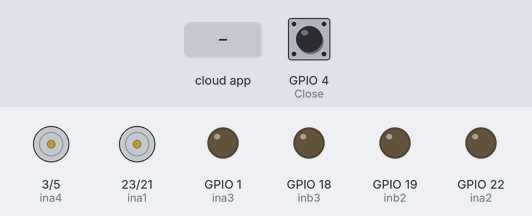
The sketch below on a simulated ESP32. Shown: motor-driver pin pairs drawn as motors (green arrow = first pin HIGH = forward, orange = second pin HIGH = backward, longer = more drive), output pins drawn as LEDs (lit = HIGH). The test bench sets the inputs (shaded band); at power-on: GPIO 4 (Close) HIGH. WiFi joins after 1.5 s; servers stay silent unless stated; the Firebase database answers and starts empty; what the sketch prints to the serial monitor is not drawn.

Above: at 2.7 s.
2.8 s: the phone or cloud app sets activate to 1
At 5.1 s:
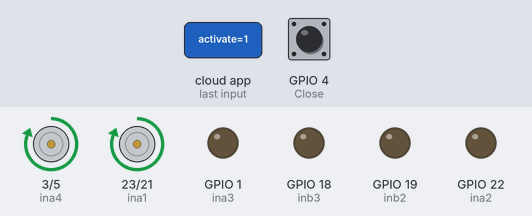
At 7.8 s:
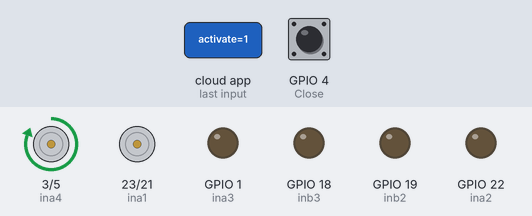
Timing chart, 0 to 18.1 s (numbered marks = the images above; inputs shaded):
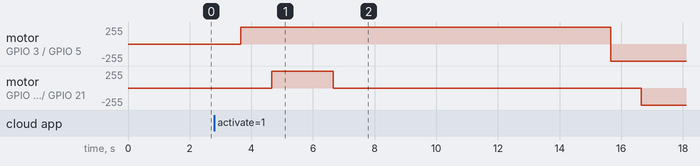

Measured:
- after the input at 2.8 s, motor on GPIO 3 (ina4) / GPIO 5 (inb4): stopped → forward 255/255 after 0.86 s, → backward 255/255 12.0 s later; motor on GPIO 23 (ina1) / GPIO 21 (inb1): stopped → forward 255/255 after 1.9 s, → stopped 2.0 s later, → backward 255/255 10.0 s later

The sketch:

V0.ino
```cpp
#include <WiFi.h>
#include <Firebase_ESP_Client.h>

// Connect to Motor A output on Driver 1
const int ina1 = 23; // Motor Open 1 (MO1)
const int ina2 = 22; // Motor Open 1 (MO1)

// Connect to Motor B output on Driver 1
const int ina3 = 1; // Motor Close 1 (MC1)
const int ina4 = 3; // Motor Close 1 (MC1)


// ## Pin Definitions for L298N Driver 2 (Gate 2) ##
// Connect to Motor A output on Driver 2
const int inb1 = 21; // Motor Open 2 (MO2)
const int inb2 = 19; // Motor Open 2 (MO2)

// Connect to Motor B output on Driver 2
const int inb3 = 18; // Motor Close 2 (MC2)
const int inb4 = 5; // Motor Close 2 (MC2)

const int Close = 4; // Motor Close 2 (MC2)

/* 1. Define the WiFi credentials */
#define WIFI_SSID "Airtel_M-1102"
#define WIFI_PASSWORD "amc@m1102"

/* 2. Define the API Key */
#define API_KEY "AIzaSyA27lgwgBhByNuye_b5hVOZTeK7IjLLbis"

/* 3. Define the RTDB URL */
#define DATABASE_URL "https://saarthi-84622-default-rtdb.asia-southeast1.firebasedatabase.app/"

/* 4. Define the user Email and password that already registered or added in your project */
#define USER_EMAIL "naman.saarthi@gmail.com"
#define USER_PASSWORD "12345678"

// Define Firebase Data object
FirebaseData fbdo;

FirebaseAuth auth;
FirebaseConfig config;

unsigned long sendDataPrevMillis = 0;

const int ledPin1 = 15  ;


void setup()
{


  Serial.begin(115200);
  WiFi.begin(WIFI_SSID, WIFI_PASSWORD);

  Serial.print("Connecting to Wi-Fi");
  while (WiFi.status() != WL_CONNECTED)
  {
    Serial.print(".");
    delay(300);
  }
  Serial.println();
  Serial.print("Connected with IP: ");
  Serial.println(WiFi.localIP());
  Serial.println();
  pinMode(Close, INPUT_PULLUP);
  pinMode(ina1, OUTPUT);
  pinMode(ina2, OUTPUT);
  pinMode(ina3, OUTPUT);
  pinMode(ina4, OUTPUT);
  pinMode(inb1, OUTPUT);
  pinMode(inb2, OUTPUT);
  pinMode(inb3, OUTPUT);
  pinMode(inb4, OUTPUT);
  stop_all_motors();

  /* Assign the api key (required) */
  config.api_key = API_KEY;

  /* Assign the user sign in credentials */
  auth.user.email = USER_EMAIL;
  auth.user.password = USER_PASSWORD;

  /* Assign the RTDB URL (required) */
  config.database_url = DATABASE_URL;

  // Comment or pass false value when WiFi reconnection will control by your code or third party library e.g. WiFiManager
  Firebase.reconnectNetwork(true);

  // Since v4.4.x, BearSSL engine was used, the SSL buffer need to be set.
  // Large data transmission may require larger RX buffer, otherwise connection issue or data read time out can be occurred.
  fbdo.setBSSLBufferSize(4096 /* Rx buffer size in bytes from 512 - 16384 */, 1024 /* Tx buffer size in bytes from 512 - 16384 */);

  // Limit the size of response payload to be collected in FirebaseData
  fbdo.setResponseSize(2048);

  Firebase.begin(&config, &auth);

  Firebase.setDoubleDigits(5);

  config.timeout.serverResponse = 10 * 1000;

}


void loop()
{
  if (Firebase.ready() && (millis() - sendDataPrevMillis > 1000 || sendDataPrevMillis == 0))
  {
    sendDataPrevMillis = millis();

    // Handle /index/hom
    int activate = 0;
    if (Firebase.RTDB.getInt(&fbdo, "activate", &activate))
    {
      Serial.print("On?: ");
      Serial.println(activate);

      if (activate == 1)
      {
        stop_all_motors();
        gate1_open();
        gate2_open();
        Firebase.RTDB.setInt(&fbdo,"activate", 0);
      }
      else if((digitalRead(Close))==LOW){

        gate2_close();
        gate1_close();
      }

  }
}}


void gate1_open() {
  // Stop the "close" motor first to be safe
  digitalWrite(ina1, LOW);
  digitalWrite(ina2, LOW);
  digitalWrite(ina3, LOW);
  digitalWrite(ina4, LOW);

  digitalWrite(ina4, HIGH);
  digitalWrite(ina3, LOW);

  delay(1000);

  digitalWrite(ina1, HIGH);
  digitalWrite(ina2, LOW);

  delay(2000);

  digitalWrite(ina1, LOW);
  digitalWrite(ina2, LOW);

  delay(9000);

  digitalWrite(ina4, LOW);
  digitalWrite(ina3, LOW);


}

void gate1_close() {
  // Stop the "open" motor first to be safe
  digitalWrite(ina1, LOW);
  digitalWrite(ina2, LOW);
  digitalWrite(ina3, LOW);
  digitalWrite(ina4, LOW);

  // Run the "close" motor (MC1)
  digitalWrite(ina2, HIGH);
  digitalWrite(ina1, LOW);
  digitalWrite(ina3, HIGH);
  digitalWrite(ina4, LOW);
  delay(2000);
  digitalWrite(ina1, LOW);
  digitalWrite(ina2, LOW);
  delay(10000);
  digitalWrite(ina3, LOW);
  digitalWrite(ina4, LOW);

}

// ======================================================
// ## Gate 2 Control Functions ##
// ======================================================

void gate2_open() {
  // Stop the "close" motor first to be safe
  // Stop the "close" motor first to be safe
  digitalWrite(inb1, LOW);
  digitalWrite(inb2, LOW);
  digitalWrite(inb3, LOW);
  digitalWrite(inb4, LOW);

  digitalWrite(inb4, HIGH);
  digitalWrite(inb3, LOW);

  delay(1000);

  digitalWrite(inb1, HIGH);
  digitalWrite(inb2, LOW);

  delay(3000);

  digitalWrite(inb1, LOW);
  digitalWrite(inb2, LOW);

  delay(6000);

  digitalWrite(inb4, LOW);
  digitalWrite(inb3, LOW);


}

void gate2_close() {
  // Stop the "open" motor first to be safe
  digitalWrite(inb1, LOW);
  digitalWrite(inb2, LOW);
  digitalWrite(inb3, LOW);
  digitalWrite(inb4, LOW);

  // Run the "close" motor (MC1)
  digitalWrite(inb2, HIGH);
  digitalWrite(inb1, LOW);
  digitalWrite(inb3, HIGH);
  digitalWrite(inb4, LOW);
  delay(3000);
  digitalWrite(inb1, LOW);
  digitalWrite(inb2, LOW);
  delay(9000);
  digitalWrite(inb3, LOW);
  digitalWrite(inb4, LOW);
}

// ======================================================
// ## Helper Function ##
// ======================================================

// Stops all four motors
void stop_all_motors() {
  // Stop Gate 1 motors
  digitalWrite(ina1, LOW);
  digitalWrite(ina2, LOW);
  digitalWrite(ina3, LOW);
  digitalWrite(ina4, LOW);

  // Stop Gate 2 motors
  digitalWrite(inb1, LOW);
  digitalWrite(inb2, LOW);
  digitalWrite(inb3, LOW);
  digitalWrite(inb4, LOW);
}
```
